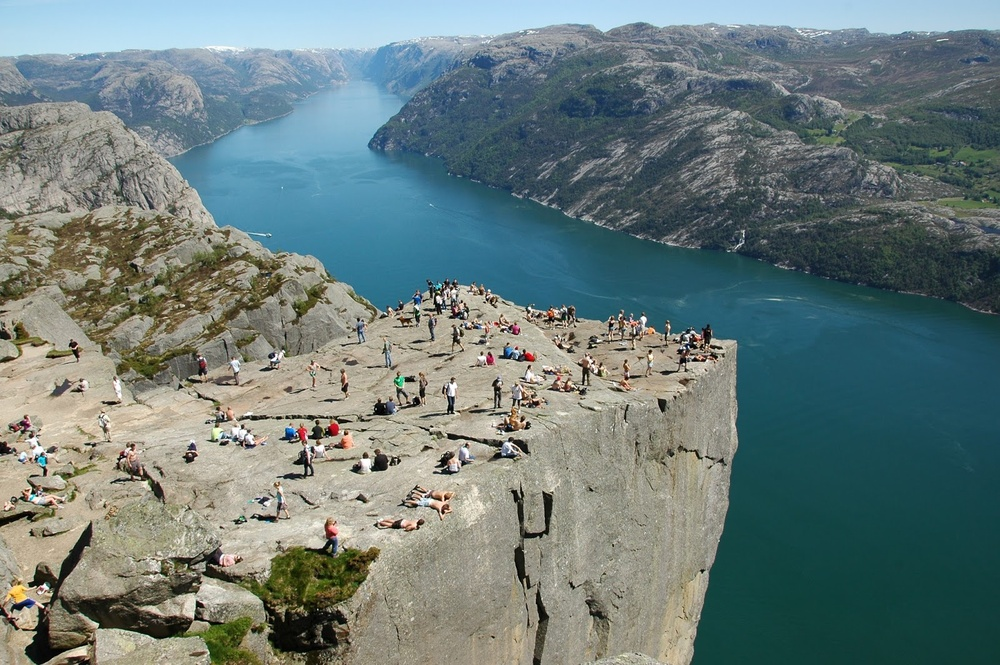
#> input picture 4_year/IPCV_1C/Lab/Pre-lab (setting up the environment)/images/preikestolen.jpg, 1000 x 665 px, shrunk from 1600 x 1064 before the run
$ jupyter execute test_environment.ipynb
#> lines starting #> are read from the running program, lines starting #| are printed output that depends on the picture
# ELE510 Image Processing with robot vision: LAB - Test the environment

<div class="alert alert-block alert-info">
Purpose: This jupyter notebook is just for you to test that the environment is set and ready for the various assignments.
</div>

The following package are necessary for the assignments:
- [opencv](https://opencv.org/) "OpenCV (Open Source Computer Vision Library) is an open source computer vision and machine learning software library" -  [Documentation](https://opencv.org/opencv-python-free-course/)
- [numpy](https://numpy.org/) "The fundamental  package for scientific computing with Python" - [Documentation](https://numpy.org/doc/stable/)
- [matplotlib](https://matplotlib.org/) "A comprehensive library for creating static, animated, and interactive visualizations in Python" - [Documentation](https://matplotlib.org/stable/contents.html)

## Numpy

NumPy is the fundamental package for scientific computing in Python. It provides routines for fast operations on arrays.

<div class="alert alert-block alert-danger">
If the following cell returns you an error:

    ModuleNotFoundError: No module named 'np'

Open the Anaconda Prompt and run the following:

    pip install numpy

</div>

[cell 1]
import numpy as np # It is common to import **numpy** under the briefer name **np**

[cell 2]
m = np.matrix('3 2; 3 4') # create a matrix

[cell 3]
# print the matrix
print(m)

[cell 4]
# print the shape of the matrix
print(np.shape(m))

<div class="alert alert-block alert-success">
The shape of the matrix should be: (2,2)
</div>

[cell 5]
# print the following values: m(0,0), m(0,1), m(1,0)

print(m[0,0])
print(m[0,1])
print(m[1,0])

<div class="alert alert-block alert-success">
The answer should be: 3, 2, 3
</div>

## OpenCV

OpenCV-Python is a library of Python bindings designed to solve computer vision problems.

<div class="alert alert-block alert-danger">
If the following cell returns you an error:

    ModuleNotFoundError: No module named 'cv2'

Open the Anaconda Prompt and run the following:

    pip install opencv-python

</div>

[cell 6]
# import the opencv-python module
import cv2

Import an image

[cell 7]
flag = cv2.COLOR_BGR2RGB

# Read the image 'preikestolen.jpg' located in the 'images/' folder with cv2.
# Example:
# img = cv2.imread(image_path, flag)

img = cv2.imread("./images/preikestolen.jpg")
#> img is the input picture: shape (665, 1000, 3); mean B, G, R 122.2, 124, 107.5

# OpenCV uses BGR as its default colour order for images, matplotlib uses RGB.
# When you display an image loaded with OpenCV in matplotlib the channels will be back to front.

img = cv2.cvtColor(img, flag)

Print the dimension and other information of the image

[cell 8]
# Display the height, width, number of channels of the image
height = np.shape(img)[0]
#> height = 665
width = np.shape(img)[1]
#> width = 1000
channels = np.shape(img)[2]
#> channels = 3


print('Image Dimension    : ', np.shape(img))
#| Image Dimension    :  (665, 1000, 3)
print('Image Height       : ', height)
#| Image Height       :  665
print('Image Width        : ', width)
#| Image Width        :  1000
print('Number of Channels : ', channels)
#| Number of Channels :  3

# The answer shoud be like this:

# Image Dimension    :  (1064, 1600, 3)
# Image Height       :  1064
# Image Width        :  1600
# Number of Channels :  3

## Matplotlib

Matplotlib is a Python 2D plotting library.

<div class="alert alert-block alert-danger">
If the following cell returns you an error:

    ModuleNotFoundError: No module named 'plt'

Open the Anaconda Prompt and run the following:

    pip install matplotlib

</div>

[cell 9]
# We use the matplotlib submodule **pyplot**. Following a widely used convention, we use the `plt` alias
import matplotlib.pyplot as plt

Dislay the imported image

[cell 10]
plt.imshow(img)
plt.xticks([]), plt.yticks([])  # Hides the graph ticks and x / y axis
plt.show()

Display the image in greyscale

[cell 11]
flag = cv2.IMREAD_GRAYSCALE

grey_img = cv2.imread("./images/preikestolen.jpg", flag)
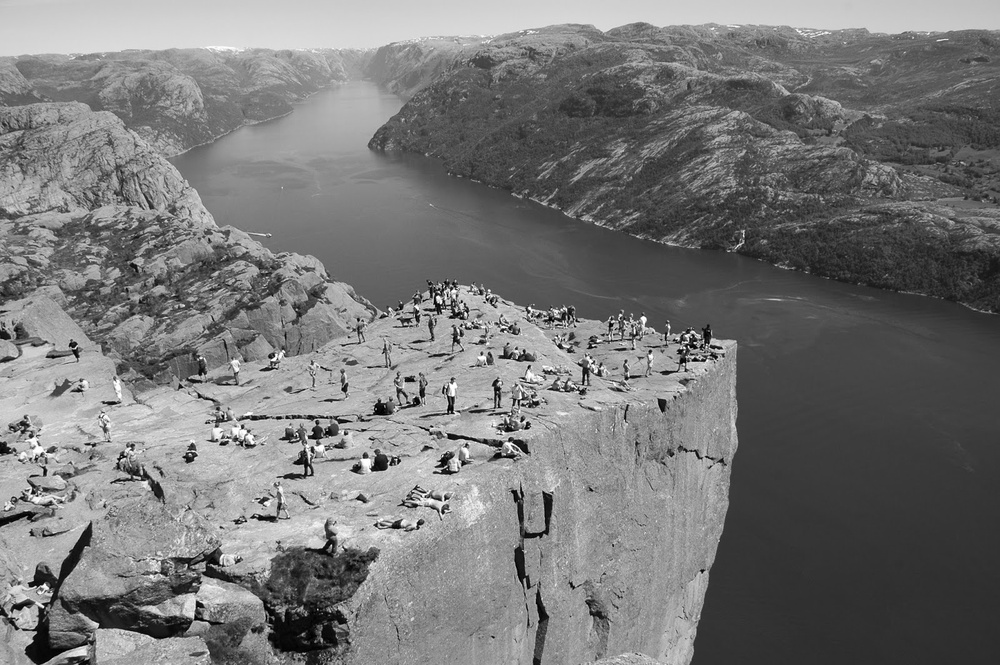
#> grey_img: shape (665, 1000); min 0, max 255, mean 118.8

plt.imshow(grey_img, cmap='gray', vmin=0, vmax=255)
plt.xticks([]), plt.yticks([])  # Hides the graph ticks and x / y axis
plt.show()

[cell 12]
xs = np.array([0, 1, 2]) # Set x-axis values
f = xs**2 # Set the corresponding y values

plt.plot(xs, f) # Create a plot
plt.show() # Display the plot
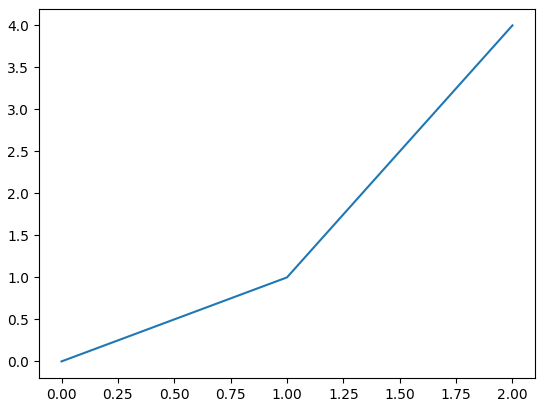
#> figure drawn by matplotlib, 1 panel

Display the array and the images together

[cell 13]
# Display the previous plot and the preikestolen images (color and grayscale) together in the same row.
# Hint: use plt.subplot function to show them together

plt.figure(figsize=(40, 10))

# First plot
plt.subplot(121)
plt.imshow(grey_img, cmap='gray', vmin=0, vmax=255)
plt.xticks([]), plt.yticks([])  # Hides the graph ticks and x / y axis

# Second plot
plt.subplot(122)
plt.plot(xs, f) # Create a plot

plt.show() # Display the plot
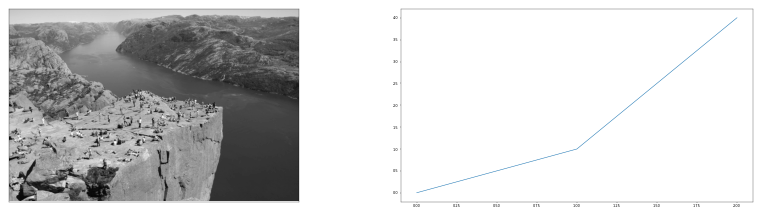
#> figure drawn by matplotlib, 2 panels
